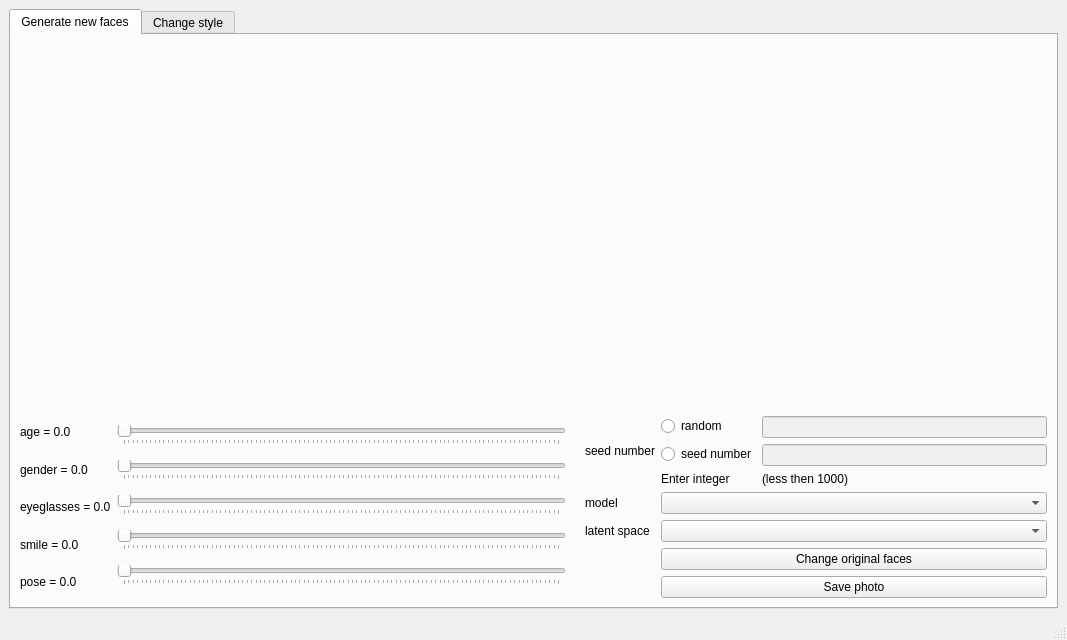
<?xml version="1.0" encoding="UTF-8"?>
<ui version="4.0">
 <class>mainWindow</class>
 <widget class="QMainWindow" name="mainWindow">
  <property name="enabled">
   <bool>true</bool>
  </property>
  <property name="geometry">
   <rect>
    <x>0</x>
    <y>0</y>
    <width>1067</width>
    <height>640</height>
   </rect>
  </property>
  <property name="mouseTracking">
   <bool>false</bool>
  </property>
  <property name="windowTitle">
   <string>Face generation and style transfer</string>
  </property>
  <property name="accessibleName">
   <string/>
  </property>
  <property name="layoutDirection">
   <enum>Qt::LeftToRight</enum>
  </property>
  <property name="autoFillBackground">
   <bool>false</bool>
  </property>
  <property name="toolButtonStyle">
   <enum>Qt::ToolButtonIconOnly</enum>
  </property>
  <widget class="QWidget" name="centralwidget">
   <layout class="QVBoxLayout" name="verticalLayout">
    <item>
     <widget class="QTabWidget" name="tabWidget">
      <property name="mouseTracking">
       <bool>false</bool>
      </property>
      <property name="layoutDirection">
       <enum>Qt::LeftToRight</enum>
      </property>
      <property name="autoFillBackground">
       <bool>false</bool>
      </property>
      <property name="tabPosition">
       <enum>QTabWidget::North</enum>
      </property>
      <property name="tabShape">
       <enum>QTabWidget::Rounded</enum>
      </property>
      <property name="currentIndex">
       <number>0</number>
      </property>
      <property name="usesScrollButtons">
       <bool>true</bool>
      </property>
      <property name="documentMode">
       <bool>false</bool>
      </property>
      <property name="tabsClosable">
       <bool>false</bool>
      </property>
      <property name="movable">
       <bool>false</bool>
      </property>
      <property name="tabBarAutoHide">
       <bool>false</bool>
      </property>
      <widget class="QWidget" name="tab">
       <property name="enabled">
        <bool>true</bool>
       </property>
       <attribute name="title">
        <string>Generate new faces</string>
       </attribute>
       <layout class="QGridLayout" name="gridLayout_2">
        <item row="1" column="1">
         <layout class="QVBoxLayout" name="verticalLayout_8">
          <property name="rightMargin">
           <number>13</number>
          </property>
          <item>
           <widget class="QSlider" name="slider_age">
            <property name="cursor">
             <cursorShape>ArrowCursor</cursorShape>
            </property>
            <property name="autoFillBackground">
             <bool>false</bool>
            </property>
            <property name="tracking">
             <bool>true</bool>
            </property>
            <property name="orientation">
             <enum>Qt::Horizontal</enum>
            </property>
            <property name="invertedAppearance">
             <bool>false</bool>
            </property>
            <property name="invertedControls">
             <bool>false</bool>
            </property>
            <property name="tickPosition">
             <enum>QSlider::TicksBelow</enum>
            </property>
           </widget>
          </item>
          <item>
           <widget class="QSlider" name="slider_gender">
            <property name="orientation">
             <enum>Qt::Horizontal</enum>
            </property>
            <property name="tickPosition">
             <enum>QSlider::TicksBelow</enum>
            </property>
           </widget>
          </item>
          <item>
           <widget class="QSlider" name="slider_eyeglasses">
            <property name="minimum">
             <number>0</number>
            </property>
            <property name="maximum">
             <number>99</number>
            </property>
            <property name="value">
             <number>0</number>
            </property>
            <property name="orientation">
             <enum>Qt::Horizontal</enum>
            </property>
            <property name="tickPosition">
             <enum>QSlider::TicksBelow</enum>
            </property>
           </widget>
          </item>
          <item>
           <widget class="QSlider" name="slider_smile">
            <property name="orientation">
             <enum>Qt::Horizontal</enum>
            </property>
            <property name="tickPosition">
             <enum>QSlider::TicksBelow</enum>
            </property>
           </widget>
          </item>
          <item>
           <widget class="QSlider" name="slider_pose">
            <property name="enabled">
             <bool>true</bool>
            </property>
            <property name="orientation">
             <enum>Qt::Horizontal</enum>
            </property>
            <property name="tickPosition">
             <enum>QSlider::TicksBelow</enum>
            </property>
           </widget>
          </item>
         </layout>
        </item>
        <item row="0" column="0" colspan="3">
         <layout class="QVBoxLayout" name="verticalLayout_10">
          <item>
           <widget class="QLabel" name="label">
            <property name="text">
             <string/>
            </property>
            <property name="pixmap">
             <pixmap>../../.designer/backup/default.jpg</pixmap>
            </property>
            <property name="scaledContents">
             <bool>true</bool>
            </property>
            <property name="alignment">
             <set>Qt::AlignCenter</set>
            </property>
            <property name="openExternalLinks">
             <bool>false</bool>
            </property>
           </widget>
          </item>
         </layout>
        </item>
        <item row="1" column="0">
         <layout class="QVBoxLayout" name="verticalLayout_7">
          <item>
           <widget class="QLabel" name="label_age">
            <property name="text">
             <string>age = 0.0</string>
            </property>
           </widget>
          </item>
          <item>
           <widget class="QLabel" name="label_gender">
            <property name="text">
             <string>gender = 0.0</string>
            </property>
           </widget>
          </item>
          <item>
           <widget class="QLabel" name="label_eyeglasses">
            <property name="text">
             <string>eyeglasses = 0.0</string>
            </property>
           </widget>
          </item>
          <item>
           <widget class="QLabel" name="label_smile">
            <property name="text">
             <string>smile = 0.0</string>
            </property>
           </widget>
          </item>
          <item>
           <widget class="QLabel" name="label_pose">
            <property name="text">
             <string>pose = 0.0</string>
            </property>
           </widget>
          </item>
         </layout>
        </item>
        <item row="1" column="2">
         <layout class="QGridLayout" name="gridLayout_3">
          <item row="0" column="1">
           <layout class="QFormLayout" name="formLayout">
            <item row="0" column="0">
             <widget class="QRadioButton" name="radioButton_rand">
              <property name="enabled">
               <bool>true</bool>
              </property>
              <property name="tabletTracking">
               <bool>false</bool>
              </property>
              <property name="autoFillBackground">
               <bool>false</bool>
              </property>
              <property name="text">
               <string>random</string>
              </property>
              <property name="checkable">
               <bool>true</bool>
              </property>
              <property name="checked">
               <bool>false</bool>
              </property>
              <property name="autoExclusive">
               <bool>true</bool>
              </property>
             </widget>
            </item>
            <item row="0" column="1">
             <widget class="QLineEdit" name="lineEdit_random">
              <property name="enabled">
               <bool>false</bool>
              </property>
             </widget>
            </item>
            <item row="1" column="0">
             <widget class="QRadioButton" name="radioButton_seedn">
              <property name="enabled">
               <bool>true</bool>
              </property>
              <property name="text">
               <string>seed number</string>
              </property>
             </widget>
            </item>
            <item row="1" column="1">
             <widget class="QLineEdit" name="lineEdit_seedn">
              <property name="enabled">
               <bool>false</bool>
              </property>
             </widget>
            </item>
            <item row="2" column="1">
             <widget class="QLabel" name="label_10">
              <property name="text">
               <string>(less then 1000)</string>
              </property>
             </widget>
            </item>
            <item row="2" column="0">
             <widget class="QLabel" name="label_6">
              <property name="text">
               <string>Enter integer</string>
              </property>
             </widget>
            </item>
           </layout>
          </item>
          <item row="0" column="0">
           <widget class="QLabel" name="label_5">
            <property name="text">
             <string>seed number</string>
            </property>
           </widget>
          </item>
          <item row="1" column="0">
           <widget class="QLabel" name="label_9">
            <property name="text">
             <string>model</string>
            </property>
           </widget>
          </item>
          <item row="8" column="1">
           <widget class="QPushButton" name="pushButton_savep">
            <property name="text">
             <string>Save photo</string>
            </property>
           </widget>
          </item>
          <item row="1" column="1">
           <widget class="QComboBox" name="comboBox_m"/>
          </item>
          <item row="2" column="1">
           <widget class="QComboBox" name="comboBox_l"/>
          </item>
          <item row="2" column="0">
           <widget class="QLabel" name="label_4">
            <property name="text">
             <string>latent space</string>
            </property>
           </widget>
          </item>
          <item row="3" column="1">
           <widget class="QPushButton" name="pushButton_changeof">
            <property name="text">
             <string>Change original faces</string>
            </property>
           </widget>
          </item>
         </layout>
        </item>
       </layout>
      </widget>
      <widget class="QWidget" name="tab_2">
       <property name="layoutDirection">
        <enum>Qt::LeftToRight</enum>
       </property>
       <attribute name="title">
        <string>Change style</string>
       </attribute>
       <layout class="QGridLayout" name="gridLayout">
        <item row="1" column="0">
         <layout class="QVBoxLayout" name="verticalLayout_2">
          <property name="sizeConstraint">
           <enum>QLayout::SetDefaultConstraint</enum>
          </property>
          <item>
           <widget class="QRadioButton" name="radioButton_mo">
            <property name="enabled">
             <bool>true</bool>
            </property>
            <property name="autoFillBackground">
             <bool>false</bool>
            </property>
            <property name="text">
             <string>Monet</string>
            </property>
           </widget>
          </item>
          <item>
           <widget class="QRadioButton" name="radioButton_van">
            <property name="text">
             <string>Vangogh</string>
            </property>
           </widget>
          </item>
          <item>
           <widget class="QRadioButton" name="radioButton_cez">
            <property name="text">
             <string>Cezanne</string>
            </property>
           </widget>
          </item>
          <item>
           <widget class="QRadioButton" name="radioButton_uki">
            <property name="text">
             <string>Ukiyo-e</string>
            </property>
           </widget>
          </item>
         </layout>
        </item>
        <item row="0" column="0" colspan="2">
         <layout class="QHBoxLayout" name="horizontalLayout">
          <item>
           <widget class="QLabel" name="label_2">
            <property name="text">
             <string>TextLabel</string>
            </property>
            <property name="scaledContents">
             <bool>true</bool>
            </property>
            <property name="alignment">
             <set>Qt::AlignCenter</set>
            </property>
           </widget>
          </item>
          <item>
           <widget class="QLabel" name="label_3">
            <property name="cursor">
             <cursorShape>ArrowCursor</cursorShape>
            </property>
            <property name="text">
             <string>TextLabel</string>
            </property>
            <property name="scaledContents">
             <bool>true</bool>
            </property>
            <property name="alignment">
             <set>Qt::AlignLeading|Qt::AlignLeft|Qt::AlignVCenter</set>
            </property>
           </widget>
          </item>
         </layout>
        </item>
        <item row="1" column="1">
         <layout class="QVBoxLayout" name="verticalLayout_3">
          <item>
           <widget class="QPushButton" name="pushButton_up">
            <property name="text">
             <string>Upload photo</string>
            </property>
           </widget>
          </item>
          <item>
           <widget class="QPushButton" name="pushButton_cs">
            <property name="text">
             <string>Change style</string>
            </property>
           </widget>
          </item>
          <item>
           <widget class="QPushButton" name="pushButton_zp">
            <property name="text">
             <string>Zoom in photo</string>
            </property>
           </widget>
          </item>
          <item>
           <widget class="QPushButton" name="pushButton_sp">
            <property name="text">
             <string>Save photo</string>
            </property>
           </widget>
          </item>
         </layout>
        </item>
       </layout>
      </widget>
     </widget>
    </item>
   </layout>
  </widget>
  <widget class="QStatusBar" name="statusBar">
   <property name="sizeGripEnabled">
    <bool>true</bool>
   </property>
  </widget>
 </widget>
 <resources/>
 <connections/>
</ui>
